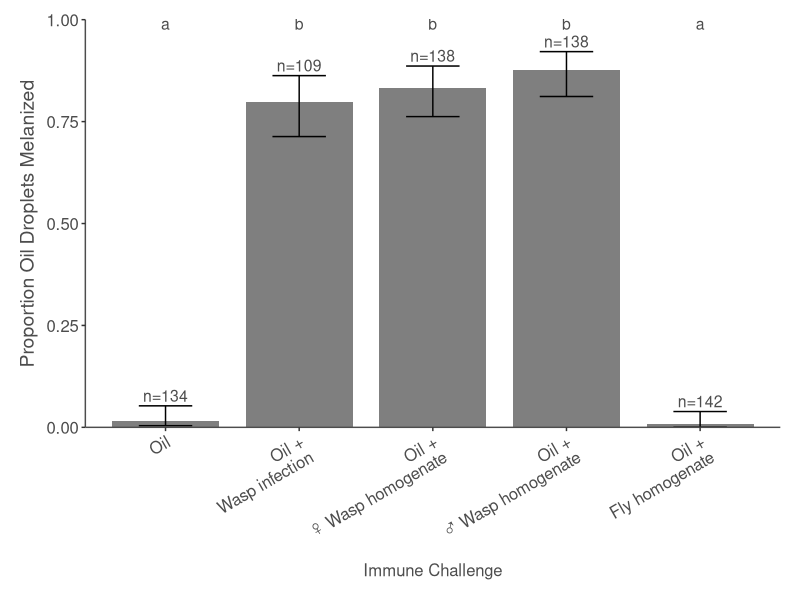
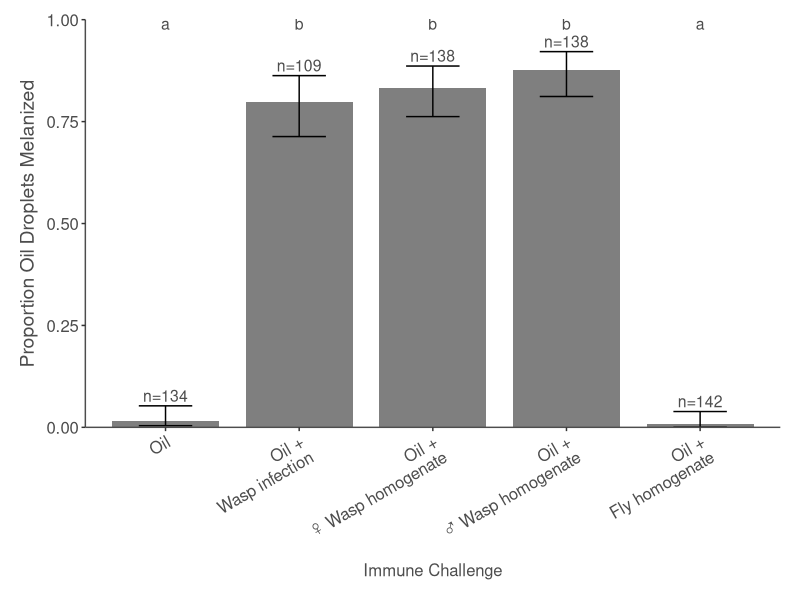

Generate these figures, in order, with R:
#load required packages
library(ggplot2)
library(plyr)
library(Hmisc)

#load dataset 
setwd(dirname(rstudioapi::getActiveDocumentContext()$path))
data = read.table('Oil_Melanization_Phenotype_Characterization.csv', sep=',',dec='.', head=T)

#Reorder Treatment factor levels
data$Treatment = factor(data$Treatment, levels = c('Oil', 'Oil + Wasp Infection',
                                                   'Oil + Female Wasp Extract', 'Oil + Male Wasp Extract',
                                                   'Oil + Fly Extract'))

#Create data summary table
data_summary = ddply(data,.(Treatment),summarise, 
                     Melanized = sum(Melanized), 
                     Total = sum(Total))

data_summary_2 = ddply(data_summary,.(Treatment),summarise, 
                       Proportion_Melanization = binconf(x=Melanized, n=Total, alpha=0.05, method='wilson')[1],
                       Lower_Confidence_Interval_Value = binconf(x=Melanized, n=Total, alpha=0.05, method='wilson')[2],
                       Upper_Confidence_Interval_Value = binconf(x=Melanized, n=Total, alpha=0.05, method='wilson')[3],
                       Total = sum(Total))

### Plot data
p=ggplot(data_summary_2, aes(x=Treatment, y=Proportion_Melanization))+
  geom_bar(stat='identity',width=0.8,fill="grey50")+
  geom_errorbar(data=data_summary_2, aes(ymin=Lower_Confidence_Interval_Value, ymax=Upper_Confidence_Interval_Value), width=.4)+ 
  geom_text(aes(y=Upper_Confidence_Interval_Value+0.025, label=paste('n=',Total, sep='')), size=4,colour = "grey30")+
  geom_text(aes(x=Treatment, y=0.99, label=c('a','b','b','b','a')), size=4,colour = "grey30")+
  scale_y_continuous(limits = c(0, 1), expand = c(0, 0))+
  scale_x_discrete(labels=c("Oil + Wasp Infection" = 'Oil +\nWasp infection',
                            "Oil + Female Wasp Extract" = "Oil +\n\u2640 Wasp homogenate",
                            "Oil + Male Wasp Extract" = "Oil +\n\u2642 Wasp homogenate",
                            "Oil + Fly Extract"="Oil +\nFly homogenate"))+
  ylab(expression('Proportion Oil Droplets Melanized'))+
  xlab('\nImmune Challenge')+
  theme_bw()+
  theme(panel.grid = element_blank(),
        axis.text.x = element_text(angle = 30,  hjust = 1, vjust = 1, color='grey30', size=12),
        axis.text.y = element_text(size=12),
        axis.title.y = element_text(colour = "grey30",  size=14),
        axis.title.x = element_text(colour = "grey30",  size=12),
        panel.border = element_blank(),
        axis.line = element_line(colour = "grey30"),
        plot.margin = unit(c(0.5,0.5,0.5,0.5), "cm"))
p

#use this to embed male and female symbols in pdf. Think only works on mac (?)
#quartz.save(type = 'pdf', file="Melanisation.pdf",height=5,width=5)
#p
#dev.off()


svg(file="Oil_Melanization_Characterization.svg",height=5,width=5)
p
dev.off()

###Stats
library(car)
library(multcomp)
m1= glm(data=data, cbind(data$Melanized,data$Non_Melanized)~Treatment,family="quasibinomial")
summary(m1)
Anova(m1)
summary(glht(model = m1, linfct = mcp(Treatment = "Tukey")),test = adjusted('bonferroni'))
